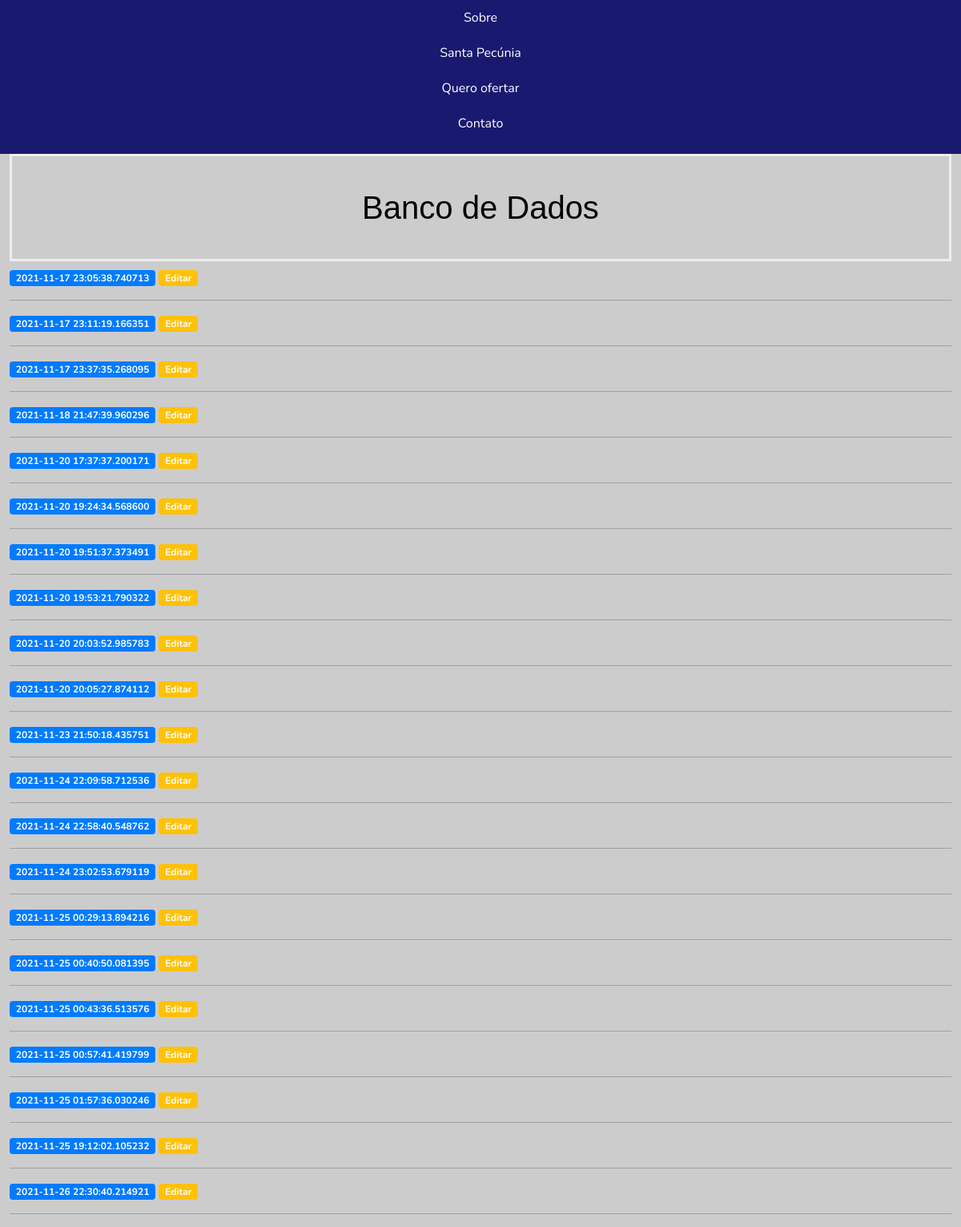
The page /dizimista on the database as committed earlier.
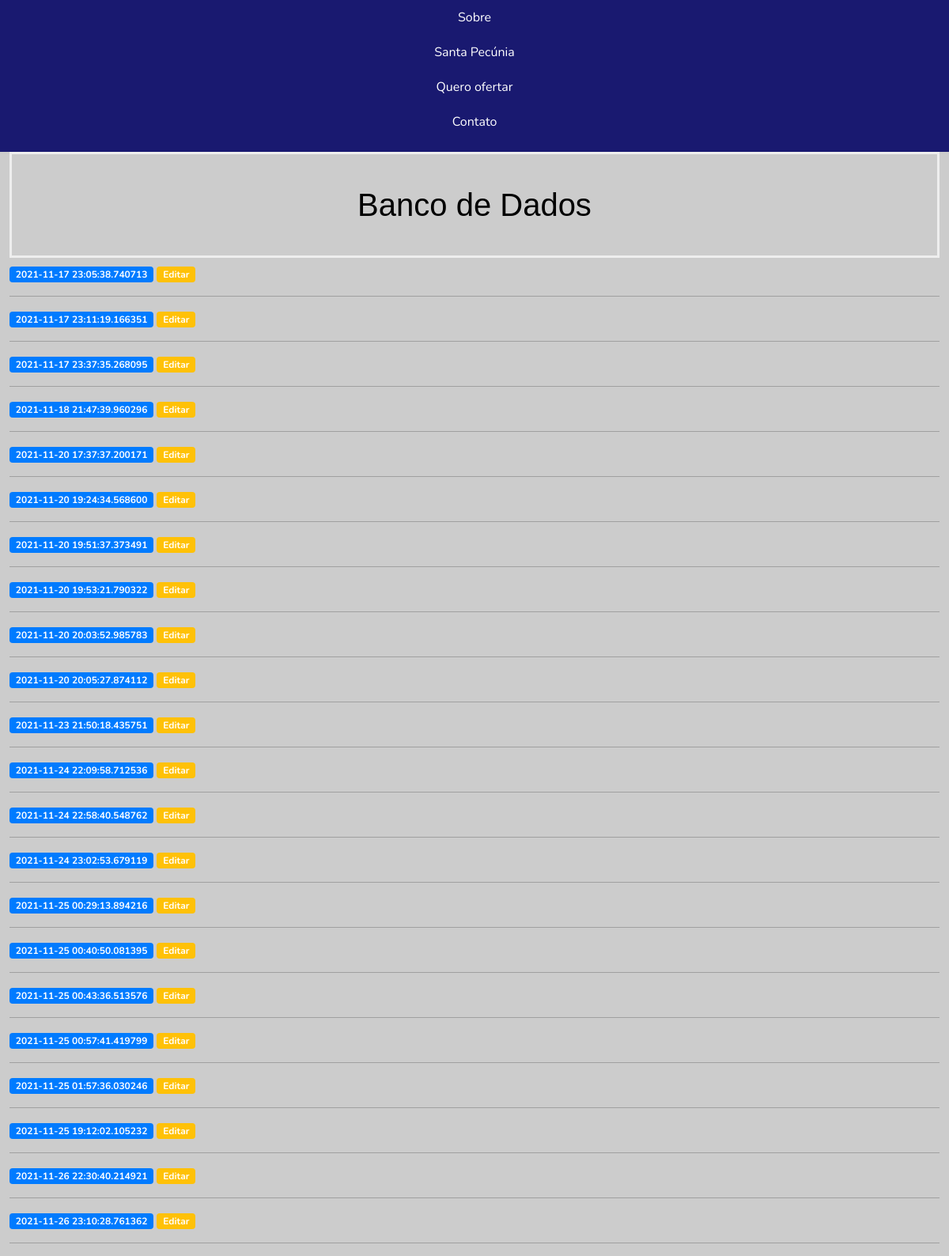
The same page on the database as committed later.
### app.py (models this page shows)
class Posts(db.Model):
    id = db.Column(db.Integer, primary_key=True)
    created = db.Column(db.DateTime, default=datetime.datetime.utcnow)
    title = db.Column(db.String(100), nullable=False)
    content = db.Column(db.String(80), nullable=False)

### app.py (the view)
@app.route('/dizimista', methods=('GET', 'POST'))
def dizimista():
    posts = Posts.query.all()
    return render_template('dizimista.html', posts=posts)

### templates/dizimista.html (shortened to what this page needs)
{% extends 'base.html'%}
{% block content %}
    <h1>{% block title %} Banco de Dados {% endblock %}</h1>
    {% for post in posts %}
        <span class="badge badge-primary">{{ post['created'] }}</span>
        <a href="{{ url_for('edit', id=post['id']) }}">
            <span class="badge badge-warning">Editar</span>
        </a>
        <hr>
    {% endfor %}
{% endblock %}

### templates/base.html (shortened to what this page needs)
<!doctype html>
<html lang="pt-br">
    <head>
        <link rel="stylesheet" type="text/css" href="templates/css/normalize.css">
        <link rel="stylesheet" href="bootstrap/-4.0.0-dist/css/bootstrap.min.css">
        <link href="bootstrap-4.0.0-dist/css/bootstrap.min.css" rel="stylesheet" type="text/css" />
        <link href="static/css/estilo.css" rel="stylesheet"/>
        <link href="https://cdn.jsdelivr.net/npm/bootstrap@5.1.3/dist/css/bootstrap.min.css" rel="stylesheet">
        <link rel="stylesheet" type="text/css" href="css/estilo.css">
    </head>
<body>
  <nav>
      <ul>
          <li> <a href="#sobre"> Sobre </a></li>
          <li><a href="{{ url_for('index')}}">Santa Pecúnia</a></li>
          <li><a href="{{url_for('create')}}">Quero ofertar</a></li>
          <li><a href="#contato">Contato</a></li>
      </ul>
  </nav>
    <div class="container-fluid">
        <div class="row">
            <div id="cinza" class="col-sm-12 col-xs-12 div1">
        {% block content %} {% endblock %}
        </div>
    </div>
  </body>
</html>

### static/css/estilo.css (style rules this page uses)
h1 { border: 3px #eee solid; color: blue; text-align: center; padding: 40px; }
body { font-family: Nunito, sans-serif; color: #1c1c1c; }
h1, h2, h3 { font-family: Asap, sans-serif; color: #000000; }
nav { display: flex; flex-direction: column; align-items: center; background-color: #191970 }
nav ul { display: flex; flex-direction: column; align-items: center; list-style: none; padding: 0; width: 100%; }
nav ul li { ] text-align: center width: 100%; }
nav ul li a { display: inline-block; padding: 10px 0; width: 100%; text-decoration: none; color: #FFFFFF; }

### templates/base.html (style rules this page uses)
#cinza { background-color: #ccc; }
div { min-height: 100px; }

Rows that differ between the two databases and show on the page:
added Posts: created "2021-11-26 23:10:28.761362"
